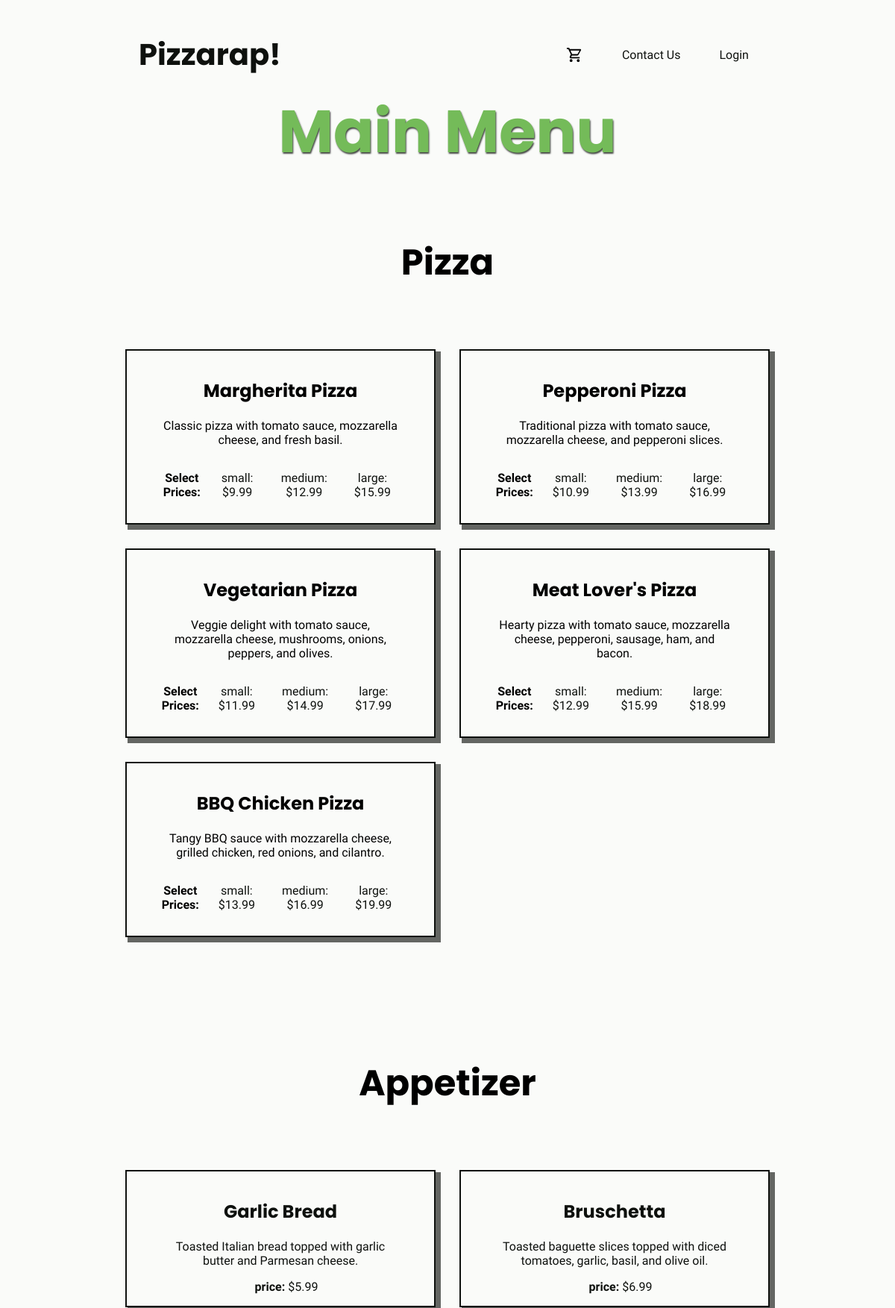
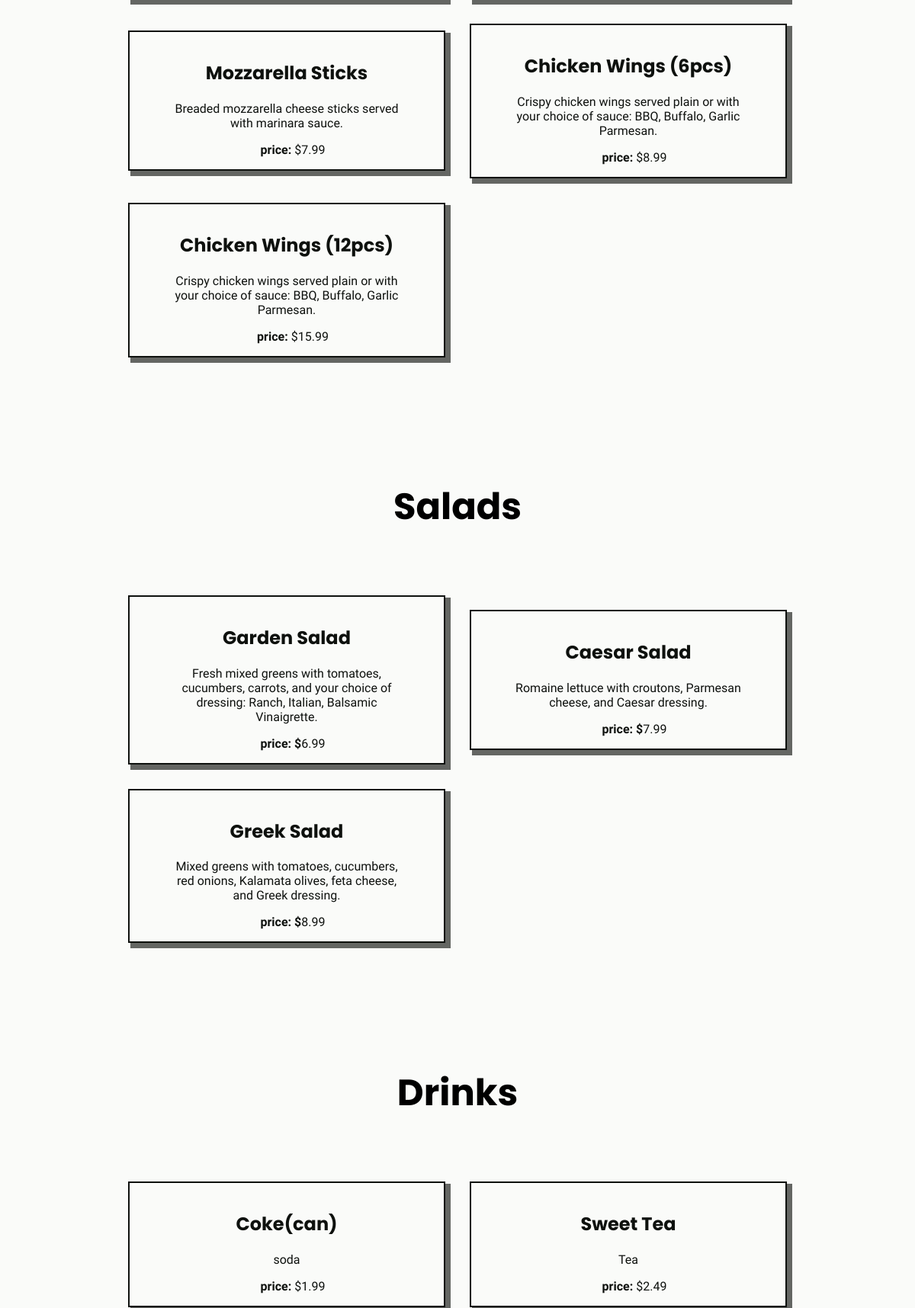
The app's page /home/main (upper part) with its own data (2 pictures, top to bottom).
### pizzaplace/models.py (models this page shows, shortened)
class pizza_detail(models.Model):
    pizza_name = models.CharField(max_length=50, blank=False)
    pizza_description = models.TextField()
    small_price = models.DecimalField(max_digits=6, decimal_places=2)
    medium_price = models.DecimalField(max_digits=6, decimal_places=2)
    large_price = models.DecimalField(max_digits=6, decimal_places=2)

class Appetizer(models.Model):
    name = models.CharField(max_length=50, blank=False)
    description = models.TextField()
    price = models.DecimalField(max_digits=6, decimal_places=2)

class Salad(models.Model):
    name = models.CharField(max_length=50, blank=False)
    description = models.TextField()
    price = models.DecimalField(max_digits=6, decimal_places=2)

class Drink(models.Model):
    name = models.CharField(max_length=50, blank=False)
    description = models.TextField()
    price = models.DecimalField(max_digits=6, decimal_places=2)

### pizzaplace/views.py (the view)
# urls.py: path("home/main", views.main, name="main-page"),
def main(request):
    pizza_details = pizza_detail.objects.all()
    appetizer = Appetizer.objects.all()
    salad = Salad.objects.all()
    drink = Drink.objects.all()
    return render(request, "pizzaplace/main.html", {
        "pizzas": pizza_details,
        "appetizers": appetizer,
        "salads": salad,
        "drinks": drink
    })

### pizzaplace/templates/pizzaplace/main.html (shortened to what this page needs)
{% extends 'base.html' %}
{% load static %}
{% block style %}
<link rel="stylesheet" href="{% static "pizzaplace/main.css" %}">
{% endblock %}
{% block content %}
<h1 class = "menu">Main Menu</h1>
    <div class="all-menu">
    <h1 class="label">Pizza</h1>
        <div class="menu-main">
    {% for pizza in pizzas %}
        {% include "pizzaplace/include/pizza_card.html" %}
    {% endfor %}
    </div>
    <h1 class="label">Appetizer</h1>
    <div class="menu-main">
     {% for appetizer in appetizers %}
        {% include "pizzaplace/include/appetizer.html" %}
    {% endfor %}
    </div>
    <h1 class="label" >Salads</h1>
    <div class="menu-main">
     {% for salad in salads %}
        {% include "pizzaplace/include/salad.html" %}
    {% endfor %}
    </div>
     <h1 class="label">Drinks</h1>
    <div class="menu-main">
     {% for drink in drinks %}
        {% include "pizzaplace/include/drink.html" %}
    {% endfor %}
    </div>
    </div>
{% endblock %}

### templates/base.html (shortened to what this page needs)
<!DOCTYPE html>
{% load static %}
<html lang="en">
<head>
 <link rel="stylesheet" href="{% static "header.css" %}">
    {% block style %}
    {% endblock %}
</head>
<body>
<header>
<h2 class="icon"><a href="{% url "home" %}">Pizzarap!</a></h2>
    <div class="links">
        <ul class="links" >
            <li><a href="{% url 'cart' %}"></a></li>
            <li><a href="{% url 'login' %}" >Contact Us</a></li>
                  {% if user.is_authenticated %}
        <li><form action="{% url 'logout' %}" method="post">
            {% csrf_token %}
            <button id="logoutbtn" type="submit">Logout</button>
          </form></li>
      {% else %}
        <li><a href="{% url 'login' %}">Login</a></li>{% endif %}
        </ul>
    </div>
</header>
  {% block content %}
  {% endblock %}
</body>
</html>

### pizzaplace/templates/pizzaplace/include/pizza_card.html
{% load static %}
<article>
        <div class="pizza_card">
            <h2>{{ pizza.pizza_name }}</h2>
            <p>{{ pizza.pizza_description }}</p>
            <ul class="prices">
                <p>Select Prices:</p>
                <li><a class="purchase-link" data-name="{{ pizza.pizza_name }}" data-price="{{ pizza.small_price }}" href="">small: ${{ pizza.small_price }}</a></li>
                <li><a class="purchase-link" data-name="{{ pizza.pizza_name }}" data-price="{{ pizza.medium_price }}" href="">medium: ${{ pizza.medium_price }}</a></li>
                <li><a class="purchase-link" data-name="{{ pizza.pizza_name }}" data-price="{{ pizza.large_price }}" href="">large: ${{ pizza.large_price }}</a></li>
            </ul>
        </div>
</article>

### pizzaplace/templates/pizzaplace/include/appetizer.html
{% load static %}
<article>
    <a href="#">
        <div class="pizza_card">
            <h2>{{ appetizer.name }}</h2>
            <p>{{ appetizer.description }}</p>
            <ul class="prices">
                <li><a class="purchase-link" data-name="{{ appetizer.name }}" data-price="{{ appetizer.price }}"  href=""><b>price:</b> ${{ appetizer.price}}</a></li>
            </ul>
        </div>
    </a>
</article>

### pizzaplace/templates/pizzaplace/include/salad.html
{% load static %}
<article>
    <a href="#">
        <div class="pizza_card">
            <h2>{{ salad.name }}</h2>
            <p>{{ salad.description }}</p>
            <ul class="prices">
                <li><a class="purchase-link" data-name="{{ salad.name }}" data-price="{{ salad.price }}"  href=""><b>price: $</b>{{ salad.price }}</a></li>
            </ul>
        </div>
    </a>
</article>

### pizzaplace/templates/pizzaplace/include/drink.html
{% load static %}
<article>
    <a href="#">
        <div class="pizza_card">
            <h2>{{ drink.name }}</h2>
            <p>{{ drink.description }}</p>
            <ul class="prices">
                <li><a class="purchase-link" data-name="{{ drink.name }}" data-price="{{ drink.price }}" href="" ><b>price:</b> ${{ drink.price }}</a></li>
            </ul>
        </div>
    </a>
</article>

### static/header.css (style rules this page uses)
:root { --primary: #74BB59; --secondary: #ABE396; --accent:#86E762; --dark: #0E110E; --light: #FAFBF9; }
h1, h2, h3, h4, h5 { font-family: 'Poppins'; font-weight: 700; }
body { margin: 0px; padding: 0px; font-family: 'Source Sans 3'; font-weight: 400; background-color: var(--light); display: flex; height: 100vh; flex-direction: column; justify-content: center; align-items: center; margin-bottom: 2rem; }
header { font-family: 'Source Sans 3'; width: 100%; position: absolute; top: 10px; display: flex; justify-content: space-around; align-items: center; z-index: 1000; }
.links { display: flex; gap: 2rem; margin: 0; padding: 0; justify-content: center; align-items: center; }
.links ul { display: flex; align-items: center; justify-content: center; margin: 0; padding: 0; / list-style: none; height: 100%; }
li { list-style: none; margin: 0 10px; transition: transform 0.3s; }
a { text-decoration: none; color: var(--dark); }
.icon { font-size: 2.5rem; transition: transform .6s; }
svg { width: 23px; height: auto; vertical-align: middle; }

### pizzaplace/static/pizzaplace/main.css (style rules this page uses)
.all-menu { display: flex; flex-direction: column; max-height: 60vh; gap:3rem; align-items: center; max-width: 80%; }
.menu-main { display: grid; grid-template-columns: repeat(auto-fill, minmax(200px, 1fr)); grid-auto-flow: dense; justify-content: center; align-items: center; gap: 2rem; width: 90%; margin-bottom: 5rem; }
.menu { text-shadow: 1px 2px 2px rgba(14, 17, 14, 0.78); text-align: center; font-size: 5rem; margin-top: 5rem; margin-bottom: 3rem; color: var(--primary); }
.pizza_card { text-align: center; padding: 1rem 3rem; border: 2px solid var(--dark); box-shadow: 5px 5px 0px 2px rgba(14, 17, 14, 0.63); }
.prices { display: flex; gap:1rem; margin: 0px; padding: 0px; align-items: center; justify-content: center; }
.prices p { font-weight: bolder; }
li { transition: transform 0.3s; }
.label { font-size: 3rem; }
@media (min-width: 768px) { .menu-main { grid-template-columns: repeat(2, minmax(200px, 1fr)); } }

### records on screen
pizza_detail: pizza_name "Margherita Pizza", pizza_description "Classic pizza with tomato sauce, mozzarella cheese, and fresh basil.", small_price "9.99", medium_price "12.99", large_price "15.99"
pizza_detail: pizza_name "Pepperoni Pizza", pizza_description "Traditional pizza with tomato sauce, mozzarella cheese, and pepperoni slices.", small_price "10.99", medium_price "13.99", large_price "16.99"
pizza_detail: pizza_name "Vegetarian Pizza", pizza_description "Veggie delight with tomato sauce, mozzarella cheese, mushrooms, onions, peppers, and olives.", small_price "11.99", medium_price "14.99", large_price "17.99"
pizza_detail: pizza_name "Meat Lover's Pizza", pizza_description "Hearty pizza with tomato sauce, mozzarella cheese, pepperoni, sausage, ham, and bacon.", small_price "12.99", medium_price "15.99", large_price "18.99"
pizza_detail: pizza_name "BBQ Chicken Pizza", pizza_description "Tangy BBQ sauce with mozzarella cheese, grilled chicken, red onions, and cilantro.", small_price "13.99", medium_price "16.99", large_price "19.99"
Appetizer: name "Garlic Bread", description "Toasted Italian bread topped with garlic butter and Parmesan cheese.", price "5.99"
Appetizer: name "Bruschetta", description "Toasted baguette slices topped with diced tomatoes, garlic, basil, and olive oil.", price "6.99"
Appetizer: name "Mozzarella Sticks", description "Breaded mozzarella cheese sticks served with marinara sauce.", price "7.99"
Appetizer: name "Chicken Wings (6pcs)", description "Crispy chicken wings served plain or with your choice of sauce: BBQ, Buffalo, Garlic Parmesan.", price "8.99"
Appetizer: name "Chicken Wings (12pcs)", description "Crispy chicken wings served plain or with your choice of sauce: BBQ, Buffalo, Garlic Parmesan.", price "15.99"
Salad: name "Garden Salad", description "Fresh mixed greens with tomatoes, cucumbers, carrots, and your choice of dressing: Ranch, Italian, Balsamic Vinaigrette.", price "6.99"
Salad: name "Caesar Salad", description "Romaine lettuce with croutons, Parmesan cheese, and Caesar dressing.", price "7.99"
Salad: name "Greek Salad", description "Mixed greens with tomatoes, cucumbers, red onions, Kalamata olives, feta cheese, and Greek dressing.", price "8.99"
Drink: name "Coke(can)", description "soda", price "1.99"
Drink: name "Sweet Tea", description "Tea", price "2.49"
